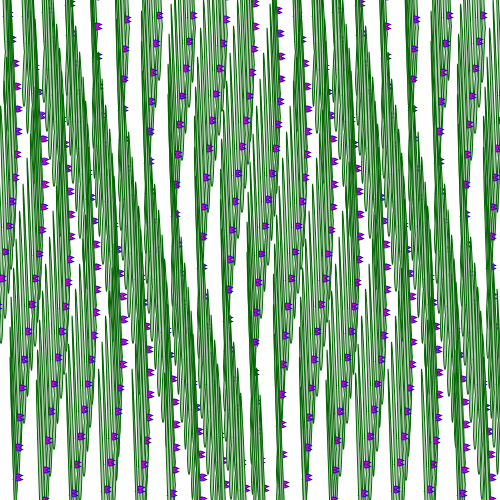
Frame 1 (no input)
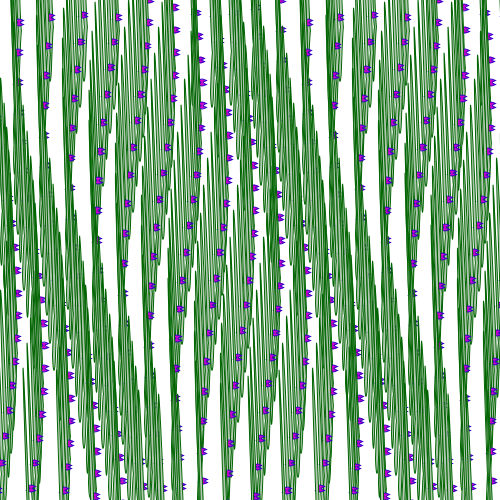
Frame 60 (the mouse pressed at the canvas centre just before this capture)
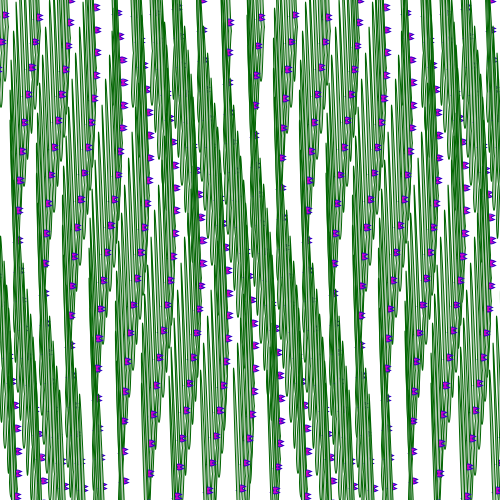
Frame 120 (the mouse held since frame 60 and released just before this capture)

The Processing sketch that drew these frames (run headless with seeded random() and noise(); from frame 60 on, the mouse is pressed at the canvas centre):

// Processing sketch: processing_152231
// ── processing_152231.pde

/*
 * Creative Coding
 * Week 2, 05 - Moving Patterns 1
 * by Indae Hwang and Jon McCormack
 * Copyright (c) 2014 Monash University
 *
 * This sketch builds on the previous sketches, drawing shapes based on the
 * current framerate. The movement of individual shapes combine to create a
 * gestalt field of motion. Use the arrow keys on your keyboard to change the
 * frame rate. 
 * Adapted by Cliffface as part of Creative Coding by FutureLearn
 */

// variable used to store the current frame rate value
int frame_rate_value;
 float grasssize=3;//Starting point for grass like image CC

void setup() {
  size(500, 500);

  frame_rate_value = 11;
  frameRate(frame_rate_value);
  rectMode(CENTER);
  background(255);
 
}


void draw() {

  background(255);

  int num = 20;
  int margin = 0;
  float gutter = 0; //distance between each cell
  float cellsize = ( width - (2 * margin) - gutter * (num - 1) ) / (num - 1);

  int circleNumber = 0; // counter
  for (int i=0; i<num; i++) {
    for (int j=0; j<num; j++) {
      circleNumber = (i * num) + j; // different way to calculate the circle number from w2_04

      float tx = margin + cellsize * i + gutter * i;
      float ty = margin + cellsize * j + gutter * j;

      movingCircle(tx, ty, cellsize, circleNumber);
    }
  }
} //end of draw 


void movingCircle(float x, float y, float size, int circleNum) {

  float finalAngle;
  finalAngle = frameCount + circleNum;

  //the rotating angle for each tempX and tempY postion is affected by frameRate and angle;  
  float tempX = x + (size / 2) * sin(PI / frame_rate_value * finalAngle);
  float tempY = y + (size / 2) * cos(PI / frame_rate_value * finalAngle);

  noStroke();
  fill(0);

  stroke(50,0,200);
  fill(200,0,200);
  curvedrect(tempX,tempY,size/3,size/7,2);

   stroke(0,100,0);
   fill(175,200,175);
  curvedgrass(tempX,tempY,size/10,size*grasssize,1);
 
//  curvedrect(x,y,size/5,size/5,2);
  
  stroke(1);
  noFill();
  stroke(175,175,0);
//  line(x, y, tempX, tempY);
}

 void curvedgrass(float x, float y, float xsize, float ysize, float curve){ //creates rectangle with curves like grass
    beginShape();
    vertex(x,y);
    bezierVertex(x-(xsize/(curve/2)),y-(ysize/(curve/2)),(x+xsize)-(xsize/(curve/2.5)),y-(ysize/(curve/2)),x+xsize,y);
    bezierVertex((x+xsize)+(xsize/curve),y+(ysize/curve),(x+xsize)+(xsize/curve),(y+ysize)-(ysize/curve),x+xsize,y+ysize);
    bezierVertex((x+xsize)-(xsize/(curve*4)),(y+ysize)+(ysize/(curve*4)),x+(xsize/(curve*4)),(y+ysize)+(ysize/(curve*4)),x,y+ysize);
    bezierVertex(x+(xsize/curve),(y+ysize)-(ysize/curve),x+(xsize/curve),y+(ysize/curve),x,y);
    
    endShape();
  }

void curvedrect(float x, float y, float xsize, float ysize, float curve){ //creates rectange with sides that curve out then in
    beginShape();
    vertex(x,y);
    bezierVertex(x+(xsize/curve),y-(ysize/curve),(x+xsize)-(xsize/curve),y-(ysize/curve),x+xsize,y);
    bezierVertex((x+xsize)-(xsize/curve),y+(ysize/curve),(x+xsize)-(xsize/curve),(y+ysize)-(ysize/curve),x+xsize,y+ysize);
    bezierVertex((x+xsize)-(xsize/curve),(y+ysize)+(ysize/curve),x+(xsize/curve),(y+ysize)+(ysize/curve),x,y+ysize);
    bezierVertex(x+(xsize/curve),(y+ysize)-(ysize/curve),x+(xsize/curve),y+(ysize/curve),x,y);
    
    endShape();
  }

/*
 * keyReleased function
 *
 * called automatically by Processing when a keyboard key is released
 */
void keyReleased() {

  // right arrow -- increase frame_rate_value
  if (keyCode == RIGHT && frame_rate_value < 60) {
    frame_rate_value++;
  }

  // left arrow -- decrease frame_rate_value
  if ( keyCode == LEFT && frame_rate_value > 1) {
    frame_rate_value--;
  }
  //down arrow key decreases hight of grass
  if (keyCode ==DOWN && grasssize>.2){
  grasssize=grasssize-0.1;

  }
  //up arrow key increases hight of grass
  if (keyCode ==UP && grasssize<4){
    grasssize=grasssize+0.1;
    
  }

  // set the frameRate and print current value on the screen
  frameRate(frame_rate_value);
  println("Current frame Rate is: " + frame_rate_value);
  println("Grass size is "+grasssize);



}
